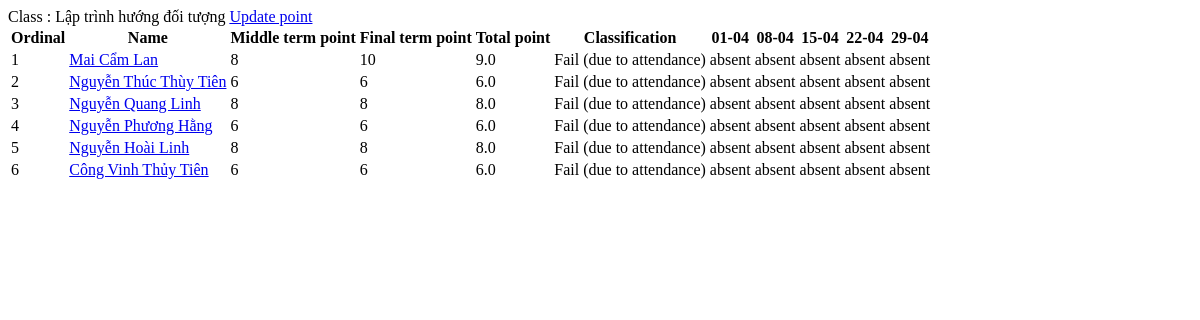
Page /lecturer/class_management/3/ on the earlier database version.
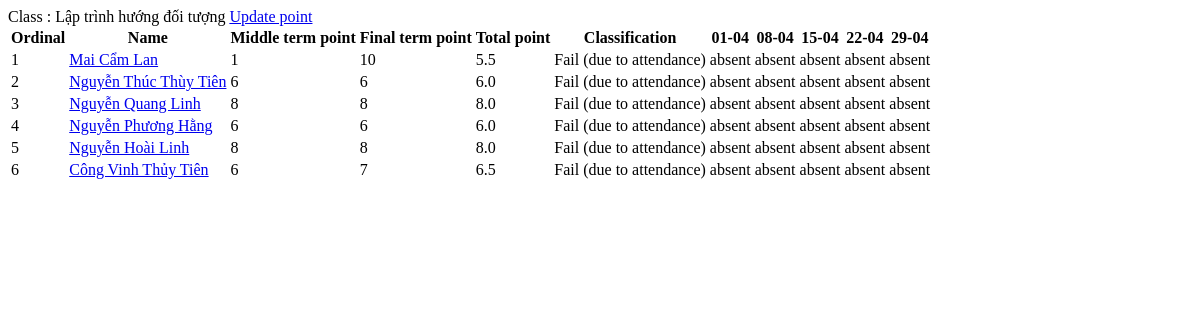
Same page on the later database version.
### main_site/models.py (models this page shows, shortened)
class Class_Student(models.Model):
    class_obj = models.ForeignKey(Class, on_delete=models.SET_NULL, null=True)
    student = models.ForeignKey(Student, on_delete=models.SET_NULL, null=True)
    middle_term_point = models.IntegerField(blank=True, null=True)
    final_term_point = models.IntegerField(blank=True, null=True)
    def get_total_point(self):
        if self.middle_term_point and self.final_term_point:
            return (self.middle_term_point + self.final_term_point) / 2
        return None
    def get_classification(self):
        absent_count = 0
        attendance = Attendance.objects.filter(class_student=self)
        for att in attendance:
            att_date = Attendance_Date.objects.filter(class_obj=self.class_obj, session_order=att.session_order).first()
            if att_date.date <= timezone.now().date() and att.status == 'absent':
                absent_count += 1
        if absent_count / self.class_obj.sessions_number >= 0.2:
            return "Fail (due to attendance)"

class Student(models.Model):
    gender_choices = [
        ('male','male'),
        ('female','female'),
        ('other','other')
    ]
    username = models.CharField(max_length=100, unique=True)
    password = models.CharField(max_length=100)
    name = models.CharField(max_length=100)
    birth_day = models.DateField()
    email = models.EmailField(unique=True)
    phone_number = models.CharField(max_length=15, unique=True)
    gender = models.CharField(max_length=10, default='other')
    start_at = models.DateField()
    credits = models.IntegerField()
    graduate_at = models.DateField(null=True)

class Attendance(models.Model):
    status_choices = [
        ('present','present'),
        ('absent','absent'),
        ('late','late')
    ]
    class_student = models.ForeignKey(Class_Student, on_delete=models.SET_NULL, null=True)
    session_order = models.IntegerField()
    status = models.CharField(max_length=10, default='absent')

class Class(models.Model):
    term = models.ForeignKey(Term, on_delete=models.SET_NULL, null=True)
    lecturer = models.ForeignKey(Lecturer, on_delete=models.SET_NULL, null=True)
    subject = models.ForeignKey(Subject, on_delete=models.SET_NULL, null=True)
    start_day = models.DateField()
    start_time = models.TimeField(null=True)
    end_time = models.TimeField(null=True)
    sessions_number = models.IntegerField()

class Attendance_Date(models.Model):
    class_obj = models.ForeignKey(Class, on_delete=models.SET_NULL, null=True)
    date = models.DateField()
    session_order = models.IntegerField()
    start_time = models.TimeField(null=True)
    end_time = models.TimeField(null=True)

### main_site/views.py (the view)
# urls.py: path('lecturer/class_management/<int:class_id>/', views.get_class_management_lecturer, name='get_class_management_lecturer'),
def get_class_management_lecturer(request, class_id):
    context = {}
    class_obj = Class.objects.filter(id=class_id).first()
    context['class_obj'] = class_obj
    class_student_list = Class_Student.objects.filter(class_obj=class_obj)
    attendance_date_list = Attendance_Date.objects.filter(class_obj=class_obj)
    context['attendance_date_list'] = attendance_date_list
    class_student_data = []
    for class_student in class_student_list:
        attendance_default = Attendance.objects.filter(class_student=class_student)
        attendance = []
        for att in attendance_default:
            att_date = Attendance_Date.objects.filter(class_obj=class_obj, session_order=att.session_order).first()
            if att_date.date <= timezone.now().date():
                attendance.append(att.status)
            else:
                attendance.append(None)
        class_student_data.append(
            {
                'class_student': class_student,
                'attendance': attendance,
            }
        )
    context['class_student_data'] = class_student_data
    return render(request, 'lecturer/class_management.html', context)

### main_site/templates/lecturer/class_management.html (shortened to what this page needs)
{% extends "base/base.html" %}
{% block content %}
Class : {{ class_obj.subject.name }}
<a href="{% url "get_update_point" class_obj.id %}">Update point</a>
<table >
    <tr >
        <th >Ordinal</th>
        <th >Name</th>
        <th >Middle term point</th>
        <th >Final term point</th>
        <th >Total point</th>
        <th >Classification</th>
        {% for attendance_date in attendance_date_list %}
        <th >{{ attendance_date.date | date:"d-m" }}</th>
        {% endfor %}
    </tr>
    {% for class_student in class_student_data %}
    <tr >
        <td >{{ forloop.counter }}</td>
        <td >
            <a href="{% url "get_information_student" class_student.class_student.student.id %}">{{ class_student.class_student.student.name }}</a>
        </td>
        <td >{{ class_student.class_student.middle_term_point }}</td>
        <td >{{ class_student.class_student.final_term_point }}</td>
        <td >
            {% if class_student.class_student.get_total_point %}
                {{ class_student.class_student.get_total_point }}
            {% endif %}
        </td>
        <td >
            {% if class_student.class_student.get_classification %}
                {{ class_student.class_student.get_classification}}
            {% endif %}
        </td>
        {% for attendance in class_student.attendance %}
        <td >
            {% if attendance %}
            {{ attendance}}
            {% endif %}
        </td>
        {% endfor %}
    </tr>
    {% endfor %}
</table>
{% endblock content %}

Differences in the rows shown:
changed Class_Student "Mai Cẩm Lan": class_student.middle_term_point "8" → "1"; class_student.get_total_point "9.0" → "5.5"
changed Class_Student "Công Vinh Thủy Tiên": class_student.final_term_point "6" → "7"; class_student.get_total_point "6.0" → "6.5"
